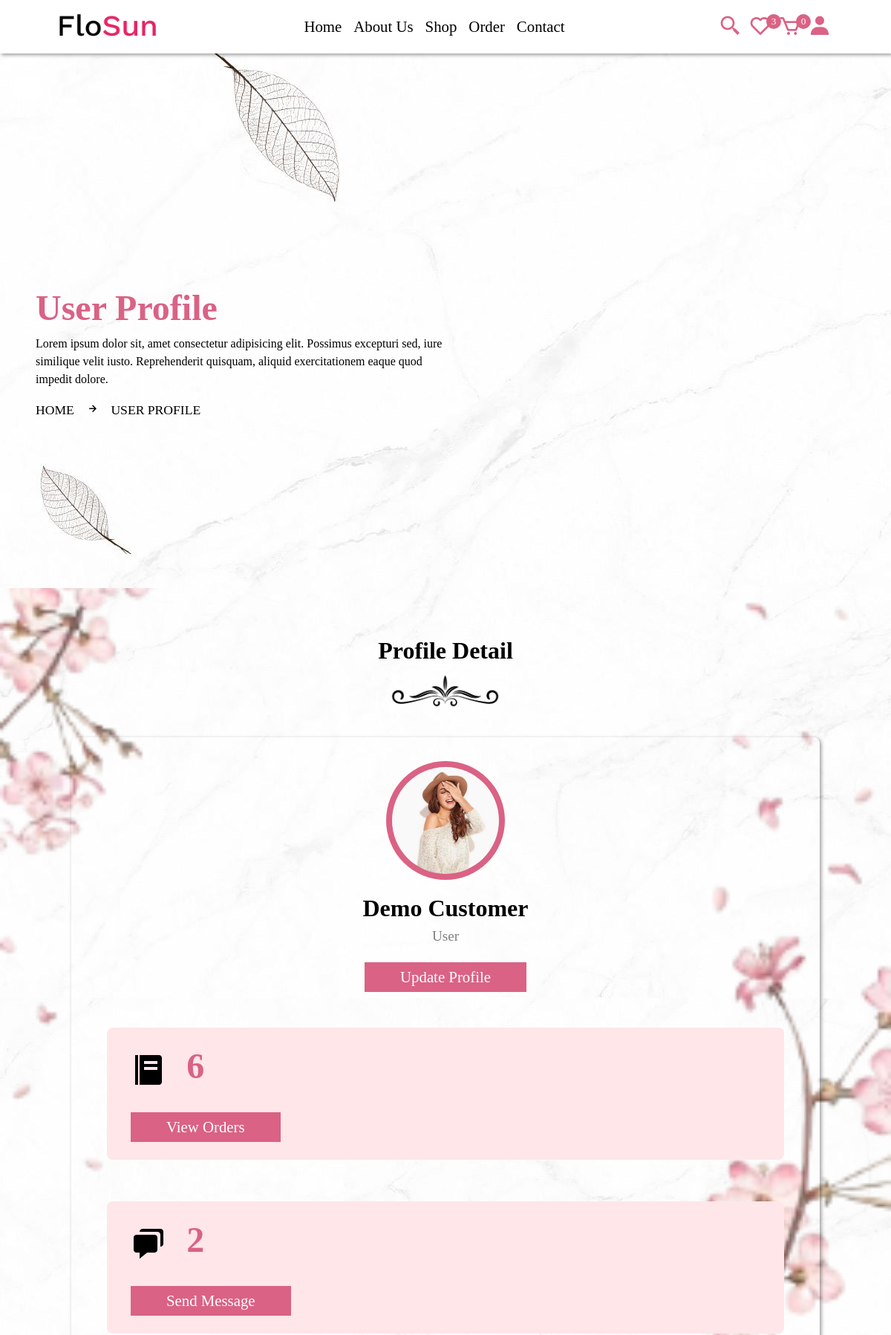
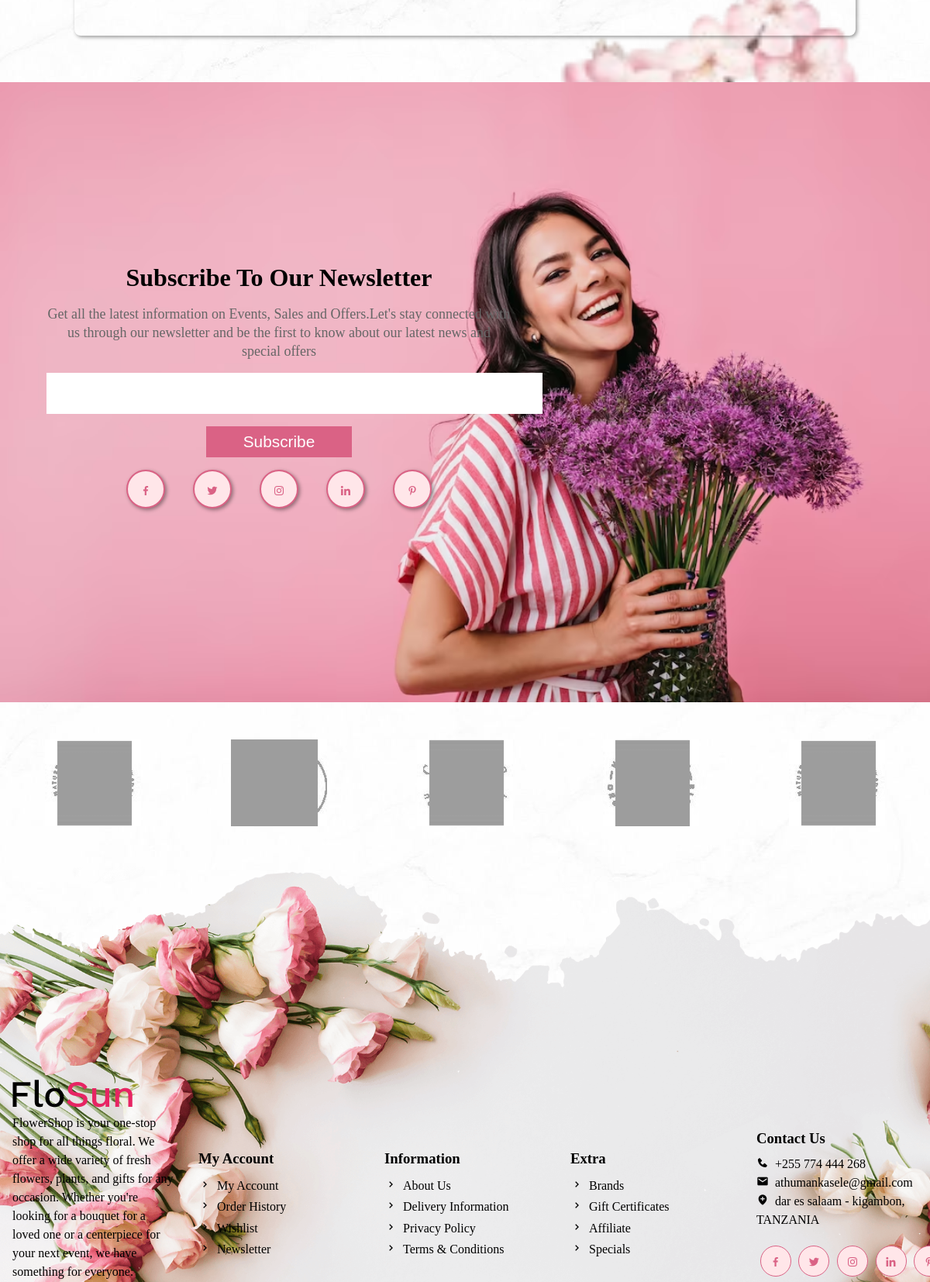
The app's page /profile.php (signed in, upper part) with its own data (2 pictures, top to bottom).
### tables this page shows
CREATE TABLE `users` (
  `id` varchar(20) NOT NULL,
  `name` varchar(50) NOT NULL,
  `email` varchar(50) NOT NULL,
  `password` varchar(50) NOT NULL,
  `image` varchar(100) NOT NULL
);

### profile.php (the view, shortened to what this page needs)
 <?php
    include 'components/connect.php';
    if (isset($_COOKIE['user_id'])) {
        $user_id = $_COOKIE['user_id'];
    }else {
        $user_id = 'login.php';
    }
    $select_orders = $conn->prepare("SELECT * FROM `orders` WHERE user_id = ?");
    $select_orders->execute([$user_id]);
    $total_orders = $select_orders->rowCount();
    $select_message = $conn->prepare("SELECT * FROM `message` WHERE user_id = ?");
    $select_message->execute([$user_id]);
    $total_message = $select_message->rowCount();
?>
<!DOCTYPE html>
<html lang="en">
<head>
    <link href='https://unpkg.com/boxicons@2.1.4/css/boxicons.min.css' rel='stylesheet'>
    <link rel="stylesheet" href="css/user_style.css?v=<?php echo time(); ?>">
</head>
<body>
    <?php include 'components/user_header.php'; ?>
    <div class="banner">
        <div class="detail">
            <h1>user profile</h1>
            <p>Lorem ipsum dolor sit, amet consectetur adipisicing elit. Possimus excepturi sed, iure similique velit iusto. Reprehenderit quisquam, aliquid exercitationem eaque quod impedit dolore.</p>
            <span><a href="home.php">home</a><i class="bx bx-right-arrow-alt"></i>user profile</span>
        </div>
    </div>
    <section class="profile">
        <div class="heading">
            <h1>profile detail</h1>
            <img src="image/separator.png">
        </div>
        <div class="details">
            <div class="user">
                <img src="uploaded_files/<?= $fetch_profile['image'];?>">
                <h3><?= $fetch_profile['name'];?></h3>
                <p>user</p>
                <a href="update.php" class="btn">update profile</a>
            </div>
            <div class="box-container">
                <div class="box">
                    <div class="flex">
                        <i class="bx bxs-food-menu"></i>
                        <h3><?= $total_orders; ?></h3>
                    </div>
                    <a href="order.php" class="btn">view orders</a>
                </div>
                <div class="box">
                    <div class="flex">
                        <i class="bx bxs-chat"></i>
                        <h3><?= $total_message; ?></h3>
                    </div>
                    <a href="contact.php" class="btn">send message</a>
                </div>
            </div>
        </div>
    </section>
    <?php include 'components/user_footer.php'; ?>
</body>
</html>

### css/user_style.css (style rules this page uses)
* { margin: 0; padding: 0; box-sizing: border-box; outline: none; text-decoration: none; list-style: none; }
:root { --main-color: #da6285; --pink-color: #ff8e9d; --pink-opacity: #ffe6e9; --white-alfa-40: rgba(255, 255, 255, 0.40); --white-alfa-25: rgba(255, 255, 255, 0.25); --backdrop-filter: blur(5px); --padding: 5vh 15px; --box-shadow: 2px 2px 5px rgba(0, 0, 0, 0.40); }
body { background-image: url('../image/body.jpg'); }
html { scroll-behavior: smooth; }
.btn { display: inline-block; padding: .5rem 3rem; margin-top: 1rem; background-color: var(--main-color); color: #fff; cursor: pointer; text-align: center; position: relative; z-index: 100; font-size: 1.3rem; text-transform: capitalize; }
.btn::before { position: absolute; content: ''; width: 0%; height: 100%; background-color: #000; left: 0; top: 0; transition: .5s; z-index: -10; }
.box-container { display: grid; grid-template-columns: repeat(auto-fit, minmax(30rem, 1fr)); align-items: center; justify-content: center; }
.box-container .box { margin: 1rem; border-radius: .5rem; }
.heading { text-align: center; line-height: 1.5; }
.heading h1 { font-size: 2rem; text-transform: capitalize; }
.heading img { margin-top: .5rem; width: 150px!important; }
section { padding: 6%; }
.banner { margin-top: 5rem; width: 100%; height: 80vh; display: flex; align-items: center; background-position: center; background-size: cover; animation: banner 2s infinite alternate; justify-content: flex-start; }
.banner .detail { padding-left: 4%; line-height: 1.5; max-width: 50vw; }
.banner .detail p { font-size: 16px; margin-bottom: 1rem; }
.banner .detail span { text-transform: uppercase; font-size: 1.1rem; margin-top: 1rem; }
.banner .detail a { color: #000; }
.banner .detail span i { margin: 0 1rem; }
.banner h1 { font-size: 3rem; color: var(--main-color); text-transform: capitalize; }
.profile { padding: 5% 8%; background-image: url(../image/p.png); background-size: cover; background-repeat: no-repeat; background-position: center; }
.profile .details { border-radius: .5rem; padding: 2rem; box-shadow: var(--box-shadow); text-transform: capitalize; margin-top: 2rem; }
.profile .details .user { text-align: center; margin-bottom: 2rem; }
.profile .details .user img { width: 10rem; height: 10rem; border-radius: 50%; object-fit: cover; margin-bottom: .5rem; padding: .5rem; background-color: var(--main-color); }
.profile .details .user h3 { font-size: 2rem; margin: .5rem 0; text-transform: capitalize; }
.profile .details .user p { font-size: 1.2rem; color: gray; margin-bottom: .5rem; }
.profile .details .box-container { display: flex; flex-wrap: wrap; align-items: flex-end; gap: 1.5rem; }
.profile .details .box-container .box { background-color: var(--pink-opacity); flex: 1 1 30rem; padding: 1.5rem 2rem; }
.profile .details .box-container .box .flex { display: flex; align-items: center; gap: 1.7rem; margin-bottom: 1rem; font-size: 3rem; }
.profile .details .box-container .box .flex i { height: 3rem; width: 3rem; border-radius: .5rem; line-height: 3.5rem; text-align: center; }
.profile .details .box-container .box .flex h3 { font-size: 3rem; color: var(--main-color); margin-bottom: .2rem; }

### records on screen
users: image (picture), name "Demo Customer"

### other values on screen
$total_wishlist_item "3"
$total_cart_item "0"
$total_orders "6"
$total_message "2"
